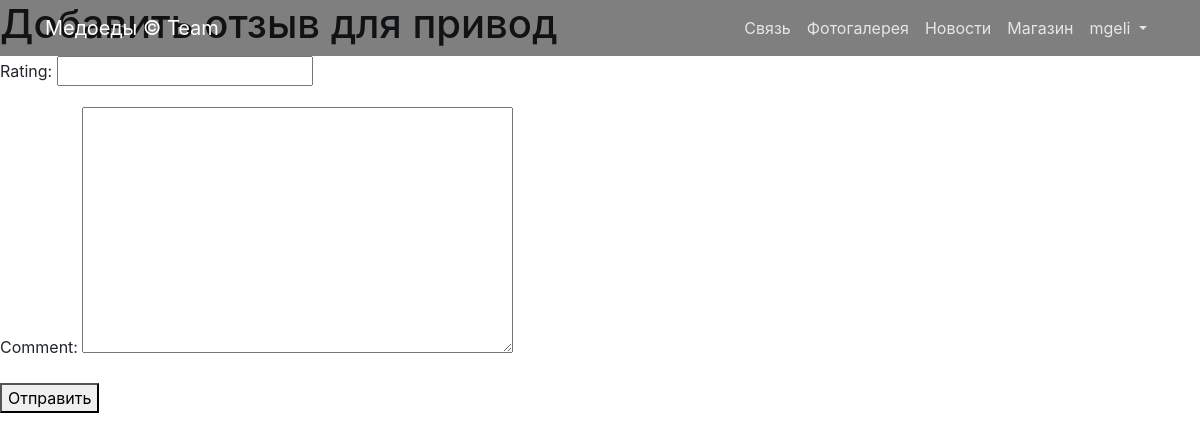
Page /store/product/1/add_review/ (signed in) on the earlier database version.
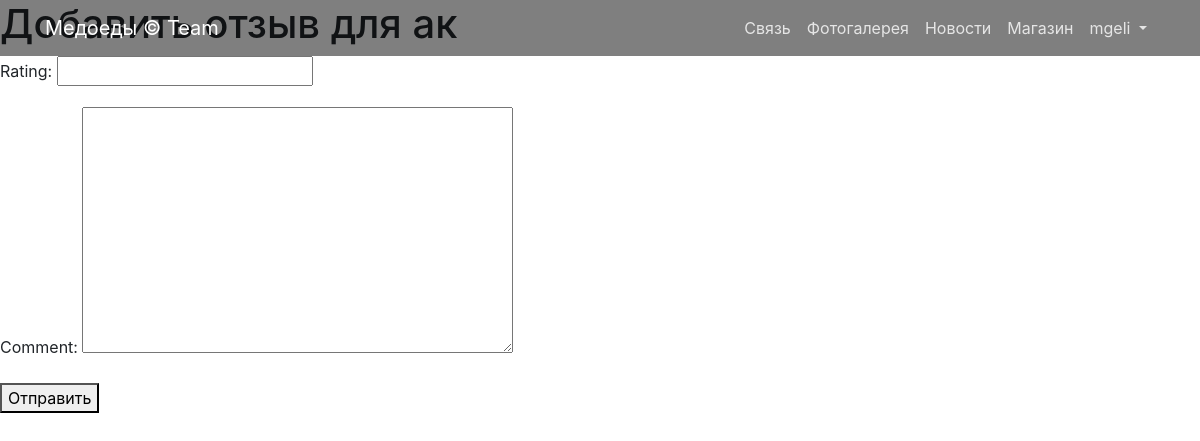
Same page on the later database version.
### store/models.py (models this page shows, shortened)
class Product(models.Model):
    name = models.CharField(max_length=120)
    description = models.TextField()
    price = models.DecimalField(max_digits=10, decimal_places=2)
    quantity = models.PositiveIntegerField(default=0)
    image = models.ImageField(upload_to='products_images', blank=True)  # Основное изображение
    category = models.ForeignKey(to=ProductCategory, on_delete=models.PROTECT)

### store/views.py (the view)
# urls.py: path('product/<int:product_id>/add_review/', add_review, name='add_review'),
@login_required
def add_review(request, product_id):
    product = get_object_or_404(Product, id=product_id)
    if request.method == 'POST':
        form = ReviewForm(request.POST)
        if form.is_valid():
            review = form.save(commit=False)
            review.user = request.user
            review.product = product
            review.save()
            messages.success(request, 'Ваш отзыв был добавлен.')
            return redirect('store:product_detail', product_id=product.id)
    else:
        form = ReviewForm()
    context = {
        'form': form,
        'product': product,
    }
    return render(request, 'store/add_review.html', context)

### store/forms.py
class ReviewForm(forms.ModelForm):
    class Meta:
        model = Review
        fields = ['rating', 'comment']

### store/templates/store/add_review.html (shortened to what this page needs)
{% extends 'store/base.html' %}
{% block content %}
<h1>Добавить отзыв для {{ product.name }}</h1>
<form method="post">
    {{ form.as_p }}
    <button type="submit">Отправить</button>
</form>
{% endblock %}

Differences in the rows shown:
changed Product: name "привод" → "ак"
